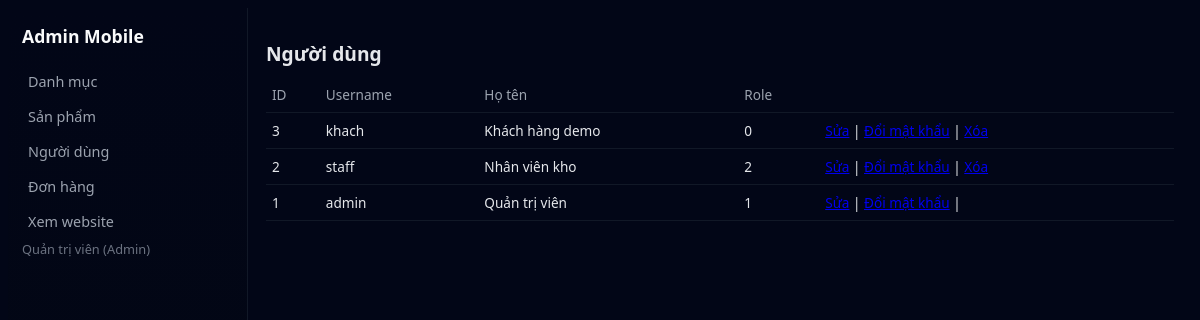
The page /admin/users.php (signed in) on the database its author committed.
### tables this page shows
CREATE TABLE users (
  id INT AUTO_INCREMENT PRIMARY KEY,
  username VARCHAR(100) NOT NULL UNIQUE,
  password VARCHAR(255) NOT NULL,
  fullname VARCHAR(150) NOT NULL,
  role TINYINT NOT NULL DEFAULT 0,
  created_at TIMESTAMP DEFAULT CURRENT_TIMESTAMP
);

### config/db.php (called while the page is built, shortened)
<?php
function db()
{
    static $pdo;
    if ($pdo === null) {
        $dsn = 'mysql:host=' . DB_HOST . ';dbname=' . DB_NAME . ';charset=utf8mb4';
        $options = [
            PDO::ATTR_ERRMODE            => PDO::ERRMODE_EXCEPTION,
            PDO::ATTR_DEFAULT_FETCH_MODE => PDO::FETCH_ASSOC,
        ];
        $pdo = new PDO($dsn, DB_USER, DB_PASS, $options);
    }
    return $pdo;
}

### core/functions.php (called while the page is built, shortened)
<?php
require_once __DIR__ . '/../config/db.php';
function db_fetch_all($sql, $params = [])
{
    $stmt = db()->prepare($sql);
    $stmt->execute($params);
    return $stmt->fetchAll();
}
function e($str)
{
    return htmlspecialchars((string)$str, ENT_QUOTES, 'UTF-8');
}
function current_user()
{
    return $_SESSION['user'] ?? null;
}

### admin/users.php (the view, shortened to what this page needs)
<?php
require_once __DIR__ . '/../core/functions.php';
require_once __DIR__ . '/_layout_top.php';
$action = $_GET['action'] ?? 'list';
if ($action === 'edit') {
    $u = db_fetch("SELECT * FROM users WHERE id=?", [$_GET['id']]);
?>
<section class="admin-section">
    <h1>Sửa user</h1>
    <form method="post" class="admin-form">
        <input type="hidden" name="id" value="<?php echo $u['id']; ?>">
        <label>Họ tên</label>
        <input type="text" name="fullname" value="<?php echo e($u['fullname']); ?>">
        <label>Role</label>
        <select name="role">
            <option value="0" <?php echo $u['role']==0?'selected':''; ?>>Khách</option>
            <option value="1" <?php echo $u['role']==1?'selected':''; ?>>Admin</option>
            <option value="2" <?php echo $u['role']==2?'selected':''; ?>>Nhân viên</option>
        </select>
        <button class="btn-primary">Lưu</button>
    </form>
</section>
<?php
} else {
    $users = db_fetch_all("SELECT * FROM users ORDER BY id DESC");
?>
<section class="admin-section">
    <h1>Người dùng</h1>
    <table class="admin-table">
        <thead>
            <tr>
                <th>ID</th><th>Username</th><th>Họ tên</th><th>Role</th><th></th>
            </tr>
        </thead>
        <tbody>
            <?php foreach ($users as $u): ?>
            <tr>
                <td><?php echo $u['id']; ?></td>
                <td><?php echo e($u['username']); ?></td>
                <td><?php echo e($u['fullname']); ?></td>
                <td><?php echo $u['role']; ?></td>
                <td>
                    <a href="?action=edit&id=<?php echo $u['id']; ?>">Sửa</a> |
                    <a href="?action=password&id=<?php echo $u['id']; ?>">Đổi mật khẩu</a> |
                    <?php if ($u['id'] != current_user()['id']): ?>
                        <a href="?action=delete&id=<?php echo $u['id']; ?>"
                           onclick="return confirm('Xóa user?');">Xóa</a>
                    <?php endif; ?>
                </td>
            </tr>
            <?php endforeach; ?>
        </tbody>
    </table>
</section>
<?php
}
require_once __DIR__ . '/_layout_bottom.php';

### assets/css/admin.css (style rules this page uses)
.admin-body { background: #020617; color: #e5e7eb; font-family: system-ui, -apple-system, BlinkMacSystemFont, "Segoe UI", sans-serif; font-size: 14px; }
.admin-section { margin-bottom: 20px; }
.admin-section h1 { font-size: 1.2rem; margin-bottom: 10px; }
.admin-table { width: 100%; border-collapse: collapse; margin-top: 10px; font-size: 0.85rem; }
.admin-table th, .admin-table td { border-bottom: 1px solid #111827; padding: 8px 6px; text-align: left; }
.admin-table th { color: #9ca3af; font-weight: 500; }

### rows shown on the page
users: id "3", username "khach", fullname "Khách hàng demo", role "0"
users: id "2", username "staff", fullname "Nhân viên kho", role "2"
users: id "1", username "admin", fullname "Quản trị viên", role "1"

### other values the page prints
$user['fullname'] "Quản trị viên"
